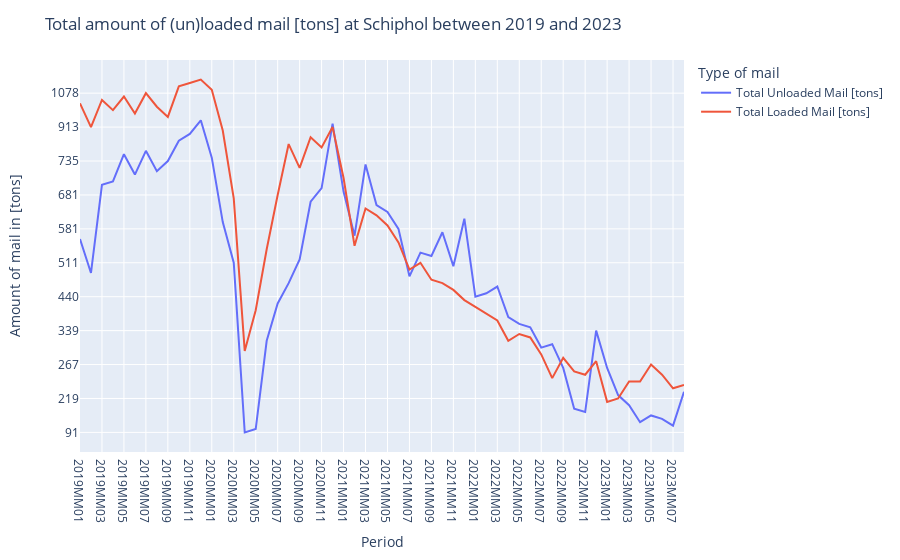

Notebook cell for this chart:
### Markdown cell above
<p>In this chapter, the passenger data from Schiphol will be analysed and the subquestions will be answered.</p>

### Code cell
# Select the right data from the dataset
data_mail = data.loc[data['Periods'].str.contains('2019MM|2020MM|2021MM|2022MM|2023MM', case=False, regex=True)]
data_mail = data_mail[data_mail['Airports'] == 'Schiphol']

# Make a graph about the total number and type of mail [tons] at Schiphol between 2019 and 2023
figmail = px.line(data_mail, 
                x = "Periods", 
                y = ["Total Unloaded Mail [tons]", "Total Loaded Mail [tons]"],
                labels = {
                    "Periods": "Period",
                    "value": "Amount of mail in [tons]",
                    "variable": "Type of mail"
                    },
                # log_y = True,
                )

# Adjust the layout and axes of the graph
figmail.update_layout(
                title={'text': 'Total amount of (un)loaded mail [tons] at Schiphol between 2019 and 2023'},
                )

figmail.update_yaxes(categoryorder = 'category ascending'
                     )

# Show graph
figmail.show()

### Figure 1 — Plotly figure (JSON) as saved in the notebook; plotly's stock layout.template omitted (floating-point values rounded to 4 significant figures)
{"data": [{"hovertemplate": "Type of mail=Total Unloaded Mail [tons]<br>Period=%{x}<br>Amount of mail in [tons]=%{y}<extra></extra>", "legendgroup": "Total Unloaded Mail [tons]", "line": {"color": "#636efa", "dash": "solid"}, "marker": {"symbol": "circle"}, "mode": "lines", "name": "Total Unloaded Mail [tons]", "orientation": "v", "showlegend": true, "type": "scatter", "x": ["2019MM01", "2019MM02", "2019MM03", "2019MM04", "2019MM05", "2019MM06", "2019MM07", "2019MM08", "2019MM09", "2019MM10", "2019MM11", "2019MM12", "2020MM01", "2020MM02", "2020MM03", "2020MM04", "2020MM05", "2020MM06", "2020MM07", "2020MM08", "2020MM09", "2020MM10", "2020MM11", "2020MM12", "2021MM01", "2021MM02", "2021MM03", "2021MM04", "2021MM05", "2021MM06", "2021MM07", "2021MM08", "2021MM09", "2021MM10", "2021MM11", "2021MM12", "2022MM01", "2022MM02", "2022MM03", "2022MM04", "2022MM05", "2022MM06", "2022MM07", "2022MM08", "2022MM09", "2022MM10", "2022MM11", "2022MM12", "2023MM01", "2023MM02", "2023MM03", "2023MM04", "2023MM05", "2023MM06", "2023MM07", "2023MM08"], "xaxis": "x", "y": ["     560", "     485", "     705", "     707", "     796", "     722", "     797", "     723", "     735", "     824", "     883", "     958", "     777", "     602", "     511", "      91", "     161", "     313", "     403", "     461", "     522", "     651", "     696", "     923", "     692", "     563", "     732", "     650", "     633", "     581", "     484", "     538", "     534", "     579", "     495", "     603", "     440", "     445", "     452", "     375", "     349", "     340", "     303", "     305", "     260", "     216", "     213", "     339", "     260", "     221", "     217", "     190", "     204", "     199", "     181", "     225"], "yaxis": "y"}, {"hovertemplate": "Type of mail=Total Loaded Mail [tons]<br>Period=%{x}<br>Amount of mail in [tons]=%{y}<extra></extra>", "legendgroup": "Total Loaded Mail [tons]", "line": {"color": "#EF553B", "dash": "solid"}, "marker": {"symbol": "circle"}, "mode": "lines", "name": "Total Loaded Mail [tons]", "orientation": "v", "showlegend": true, "type": "scatter", "x": ["2019MM01", "2019MM02", "2019MM03", "2019MM04", "2019MM05", "2019MM06", "2019MM07", "2019MM08", "2019MM09", "2019MM10", "2019MM11", "2019MM12", "2020MM01", "2020MM02", "2020MM03", "2020MM04", "2020MM05", "2020MM06", "2020MM07", "2020MM08", "2020MM09", "2020MM10", "2020MM11", "2020MM12", "2021MM01", "2021MM02", "2021MM03", "2021MM04", "2021MM05", "2021MM06", "2021MM07", "2021MM08", "2021MM09", "2021MM10", "2021MM11", "2021MM12", "2022MM01", "2022MM02", "2022MM03", "2022MM04", "2022MM05", "2022MM06", "2022MM07", "2022MM08", "2022MM09", "2022MM10", "2022MM11", "2022MM12", "2023MM01", "2023MM02", "2023MM03", "2023MM04", "2023MM05", "2023MM06", "2023MM07", "2023MM08"], "xaxis": "x", "y": ["    1055", "     913", "    1056", "    1040", "    1064", "    1014", "    1078", "    1051", "    1012", "    1149", "    1250", "    1381", "    1131", "     890", "     656", "     290", "     381", "     542", "     681", "     822", "     729", "     871", "     815", "     913", "     711", "     546", "     647", "     608", "     590", "     547", "     494", "     511", "     468", "     461", "     447", "     435", "     387", "     378", "     366", "     313", "     336", "     327", "     280", "     244", "     278", "     249", "     248", "     268", "     218", "     219", "     240", "     240", "     267", "     248", "     226", "     229"], "yaxis": "y"}], "layout": {"legend": {"title": {"text": "Type of mail"}, "tracegroupgap": 0}, "margin": {"t": 60}, "title": {"text": "Total amount of (un)loaded mail [tons] at Schiphol between 2019 and 2023"}, "xaxis": {"anchor": "y", "domain": [0, 1], "title": {"text": "Period"}}, "yaxis": {"anchor": "x", "categoryorder": "category ascending", "domain": [0, 1], "nticks": 12, "title": {"text": "Amount of mail in [tons]"}}}}
